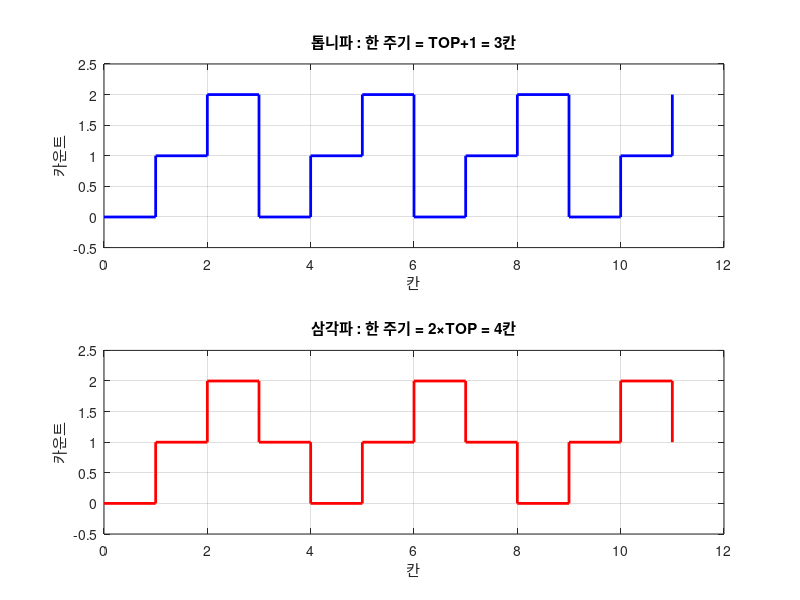
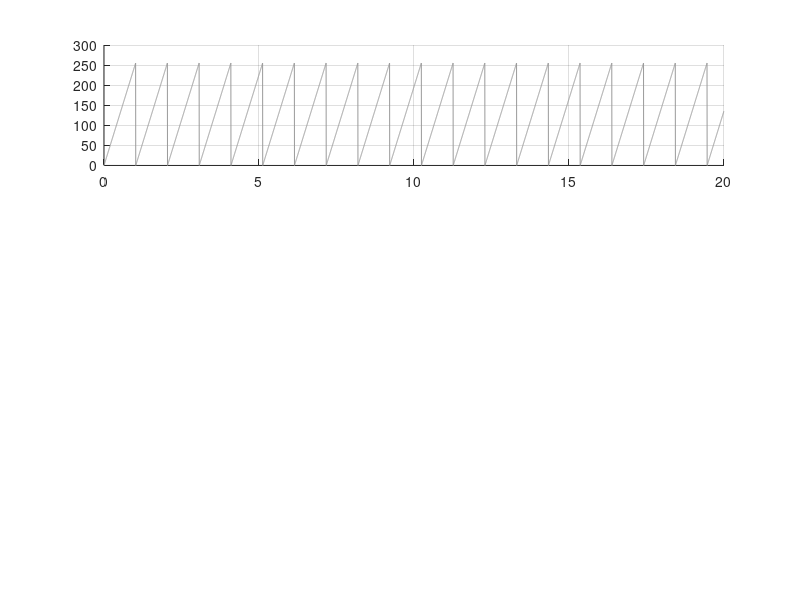

Write MATLAB code to recreate these figures, in order. (Note: this script raises an error after producing the figures.)
% SPDX-License-Identifier: MIT · Copyright (c) 2026 4wd-car Team 2 "Gulno" (굴러라 노란바퀴) · see LICENSE, NOTICE.md
% pwm_shapes.m : 톱니파(Fast PWM)와 삼각파(Phase Correct PWM) 비교. 설명 : docs/PWM.md
% MATLAB 에서 열고 Run (F5).

clk = 16e6; duty = 0.30;              % UNO 시계 16MHz, 듀티 30%

%% 1) 장난감 TOP = 2 (칸 단위)
TOP = 2;
saw = repmat(0:TOP, 1, 4);                    % 톱니파 0 1 2 | 0 1 2 | ...
tri = repmat([0:TOP, TOP-1:-1:1], 1, 3);      % 삼각파 0 1 2 1 | 0 1 2 1 | ...
figure('Name', '장난감 TOP = 2');
subplot(2,1,1); stairs(0:numel(saw)-1, saw, 'b', 'LineWidth', 2); grid on; ylim([-0.5 2.5])
title('톱니파 : 한 주기 = TOP+1 = 3칸'); xlabel('칸'); ylabel('카운트')
subplot(2,1,2); stairs(0:numel(tri)-1, tri, 'r', 'LineWidth', 2); grid on; ylim([-0.5 2.5])
title('삼각파 : 한 주기 = 2×TOP = 4칸'); xlabel('칸'); ylabel('카운트')

%% 2) 실제 8비트 TOP = 255 (20ms)
TOP = 255; OCR = round(duty*TOP); tEnd = 20;
cfg = {'Timer0 기본 (톱니파, 분주 64)', 'saw', 64
       'Timer0 분주 256 (톱니파)',      'saw', 256
       'Timer1 우리 차 (삼각파, 256)',  'tri', 256};
figure('Name', '8비트 실제 타이머');
for k = 1:3
  [name, shape, pre] = cfg{k,:};
  if strcmp(shape, 'saw'), lap = 0:TOP; else, lap = [0:TOP, TOP-1:-1:1]; end
  dt = pre/clk*1e3; n = ceil(tEnd/dt);         % 한 칸 시간 (ms)
  cnt = lap(mod(0:n-1, numel(lap)) + 1); t = (0:n-1)*dt;
  subplot(3,1,k); hold on; grid on
  plot(t, cnt, 'Color', [.6 .6 .6]);
  yline(OCR, 'k--', '30% 선');
  area(t, (cnt < OCR)*TOP, 'FaceColor', 'g', 'FaceAlpha', .25, 'EdgeColor', 'none');   % 켜짐
  title(sprintf('%s : %d칸 → %.1f Hz', name, numel(lap), clk/(pre*numel(lap))));
  xlim([0 tEnd]); ylim([0 TOP+10]); xlabel('ms'); ylabel('카운트')
end

%% 3) 듀티 비교 : analogWrite 90, 100, 120 (Timer1 삼각파, 122.5Hz)
vals = [90 100 120];
lap = [0:TOP, TOP-1:-1:1]; dt = 256/clk*1e3; n = ceil(16.4/dt);
cnt = lap(mod(0:n-1, numel(lap)) + 1); t = (0:n-1)*dt;
figure('Name', '듀티 비교 90 / 100 / 120');
subplot(4,1,1); hold on; grid on; plot(t, cnt, 'k');
for v = vals, yline(v, '--', num2str(v)); end
ylim([0 265]); xlim([0 16.4]); ylabel('카운트'); title('카운트와 analogWrite 값 (가로 선)')
for k = 1:3
  on = cnt < vals(k);
  subplot(4,1,k+1); area(t, double(on), 'FaceColor', 'g', 'FaceAlpha', .5, 'EdgeColor', 'none'); grid on
  title(sprintf('analogWrite %d → 듀티 %.0f%% · 한 번 켜짐 %.2f ms', vals(k), vals(k)/255*100, vals(k)/255*numel(lap)*dt));
  yticks([]); xlim([0 16.4])
end
xlabel('ms')
